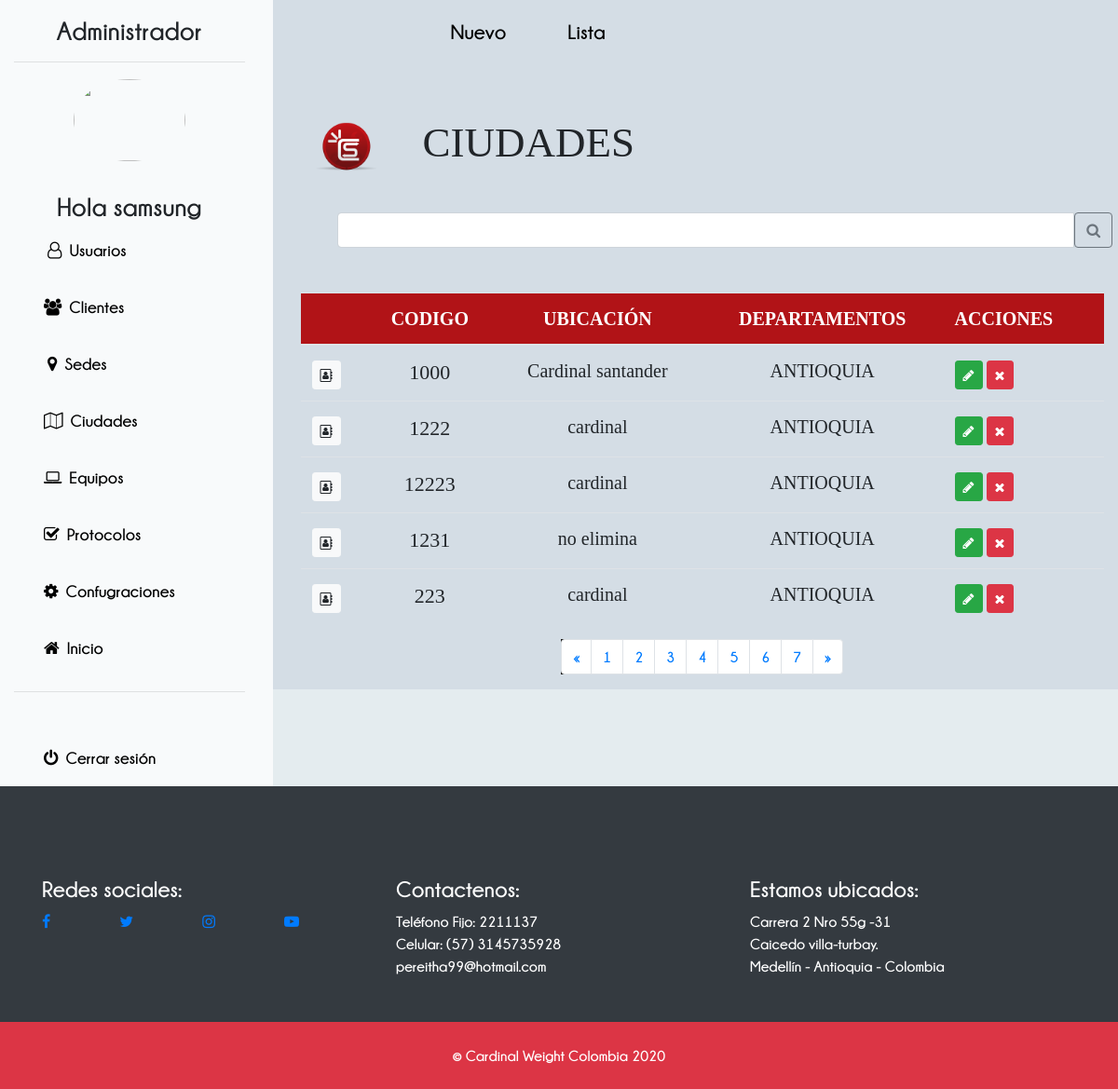
Screenshot of /vista/list_ciudades.php (signed in) with the database file from the repository.
### tables this page shows
CREATE TABLE `ciudades` (
  `Codigo_ciudad` varchar(11) NOT NULL,
  `Ubicación` varchar(50) NOT NULL,
  `departamentos` enum('ANTIOQUIA','ATLANTICO','BOGOTA D.C','BOLIVAR','BOYACA','CALDAS','CAQUETA','CAUCA','CESAR','CORDOBA','CUNDINAMARCA','CHOCO','HUILA','LA GUAJIRA','MAGDALENA','META','NARIÑO','NORTE DE SANTANDER','QUINDIO','RISARALDA','SANTANDER','SUCRE','TOLIMA','VALLE DEL CAUCA','ARAUCA','CASANARE','PUTUMAYO','ARCHIPIÉLAGO DE SAN ANDRÉS, PROVIDENCIA Y SANTA CATALINA','AMAZONAS','GUAINÍA','GUAVIARE','VAUPÉS','VICHADA') NOT NULL
);

### datos/Conexion.php (called while the page is built)
<?php
class Conexion {
        public static function Conectar() {
            try {
                $cn = new PDO("mysql:host=localhost;dbname=connect_services","root", "");
               return $cn;
            } catch (PDOException $ex) {
                die($ex->getMessage());
            }
        }
    }

### datos/CiudadesDao.php (called while the page is built, shortened)
<?php
include '../datos/Conexion.php';
class   CiudadesDao extends Conexion
{
    protected static $cnx;
    private static function getConexion()
    {
        self::$cnx = Conexion::conectar();
    }
    public static function getCiudad($page, $dato = "")
    {
        if ($dato != "") {
            $query = "SELECT * FROM ciudades WHERE Codigo_ciudad LIKE '%$dato%' OR Ubicación LIKE '%$dato%' OR departamentos LIKE '%$dato%'";
        } else if ($page != null) {
            $query = "SELECT * FROM ciudades limit 5 offset " . strval(($page * 5 - 5));
        } else {
            $query = "SELECT * FROM ciudades WHERE Codigo_ciudad";
        }
        $resultado = self::$cnx->prepare($query);
        $resultado->execute();
        $filas = $resultado->fetchAll();
        return $filas;
    }
}

### controlador/CiudadesControlador.php (called while the page is built, shortened)
<?php
include '../datos/CiudadesDao.php';
class CiudadesControlador
{
    public static function getCiudades($page,$dato="")
    {
        return CiudadesDao::getCiudad($page, $dato);
    }
}

### vista/list_ciudades.php (the view, shortened to what this page needs)
<!DOCTYPE html>
<html lang="en">
<head>
    <link rel="stylesheet" href="../bootstrap/css/bootstrap.min.css">
    <link rel="stylesheet" href="../css/nuevo_usuario.css">
    <link href="https://stackpath.bootstrapcdn.com/font-awesome/4.7.0/css/font-awesome.min.css" rel="stylesheet">
    <link rel="stylesheet" href="plugins/sweetalert2/sweetalert2.min.css">
</head>
<body>
<?php
include "../controlador/CiudadesControlador.php";
$page = isset($_GET["page"]) ? intval($_GET['page']) : 1;
$filas = CiudadesControlador::getCiudades($page);
?>
<div class="container-fluid  p-0">
    <div class="row">
        <div class="col-md-3" style="min-height: 100%; background-color: #f8fafb">
            <div class="container">
                <h3 class="text-center mt-3"> <?php echo ucfirst($_SESSION["usuario"]["Tipo_de_usuario"]) ?></h3>
                <hr>
                <div class="mt-5">
                    <img id="img1" src="<?=$_SESSION["usuario"]["Foto"] ?>" class="rounded-circle mx-auto d-block responsive img-circle  clip-circle ml-5  float-center" style="width: 120px; height: 88px; margin-top:-30px; display:inline-block;"><br />
                </div>
                <div class="mt-2 text-center">
                    <h3><strong>Hola</strong> <?php echo $_SESSION["usuario"]["Nombres"]; ?></h3>
                </div>
                <div id="Navbar2" class="d-grid gap-2 col-12 mx-auto float-none">
                    <a href="../vista/list_usuarios.php" class="btn  btn-lg ml-1" style="font-size: 18px;"><i class="fa fa-user-o fa-md mr-2"></i>Usuarios</a>
                </div>
                <div id="Navbar2" class="d-grid gap-2 col-12 mx-auto mt-2 float-none">
                    <a href="../vista/list_clientes.php" class="btn btn-lg" style="font-size: 18px;"> <i class="fa fa-users fa-md mr-2"></i>Clientes</a>
                </div>
                <div id="Navbar2" class="d-grid gap-2 col-12 mx-auto mt-2 float-none">
                    <a href="../vista/list_sedes.php" class="btn  btn-lg ml-1" style="font-size: 18px;"><i class="fa fa-map-marker  fa-md mr-2"></i>Sedes</a>
                </div>
                <div id="Navbar2" class="d-grid gap-2 col-12 mx-auto mt-2 float-none">
                    <a  href="../vista/list_ciudades.php" class="btn  btn-lg" style="font-size: 18px;"><i class="fa fa-map-o  fa-md mr-2"></i>Ciudades</a>
                </div>
                <div id="Navbar2" class="d-grid gap-2 col-12 mx-auto mt-2 float-none">
                    <a href="../vista/list_equipos.php" class="btn  btn-lg" style="font-size: 18px;"> <i class="fa fa-laptop  fa-md mr-2"></i>Equipos</a>
                </div>
                <div id="Navbar2" class="d-grid gap-2 col-12 mx-auto mt-2 float-none">
                    <a href="../vista/list_protocolos.php" class="btn  btn-lg" style="font-size: 18px;"><i class="fa fa-check-square-o  fa-md mr-2"></i>Protocolos</a>
                </div>
                <div id="Navbar2" class="d-grid gap-2 col-12 mx-auto mt-2 float-none">
                    <a href="../vista/list_configuraciones.php" class="btn  btn-lg" style="font-size: 18px;"><i class="fa fa-cog  fa-md mr-2"></i>Confugraciones</a>
                </div>
                <div id="Navbar2" class="d-grid gap-2 col-12 mx-auto mt-2 float-none">
                    <a href="../vista/index.php" class="btn  btn-lg" style="font-size: 18px;"><i class="fa fa-home fa-md mr-2" aria-hidden="true"></i>Inicio</a>
                </div>
                <hr class="mt-3">
                <div id="Navbar2" class="d-grid gap-2 col-12 mx-auto mt-5 float-none">
                    <a href="cerrar_sesion.php" class="btn  btn-lg" style="font-size: 18px;"><i class="fa fa-power-off  fa-md mr-2"></i>Cerrar sesión</a>
                </div>
            </div>
        </div>
        <div class="col-md-9 col-lg-9" style="background-color: #d4dde5; height: 100%;">
            <div id="Navbar1" class="navbar ml-5">
                <div class="ml-5">
                    <a class="navbar-brand nav-link mt-1 ml-5 float-left" href="../vista/nuevo_ciudad.php">Nuevo</a>
                    <a class="navbar-brand nav-link mt-1 ml-4" href="../vista/list_ciudades.php">Lista</a>
                </div>
            </div>
            <div class="col-md-12 col-lg-12  container-fluid">
                <div>
                    <div class="col-lg-12">
                        <img src="../imagenes/logo.png" class="rounded mx-auto d-block responsive float-left" style="width: 68px; margin-top: 10px;" alt="Responsive image" />
                    </div>
                    <div class="mt-5 ml-4 col-lg-12 col-sm-12">
                        <h1 style="font-family: Bahnschrift; font-size: 45px;" class="float-left ml-5 mt-2 text-center mb-5">CIUDADES</h1>
                        <div class="input-group">
                            <input type="text" name="caja_busqueda" id="caja_busqueda" class="form-control" autofocus>
                            <button class="btn btn-outline-secondary" type="button" id="button-addon1">
                                <i class="fa fa-search" style="position: relative; right: 0; padding: 0;" class="mt-5" aria-hidden="true"></i>
                            </button>
                        </div>
                    </div>
                </div>
            </div>
            <div id="datos" class="col-xl-12 col-md-12 col-lg-12 mt-5 container-fluid table-responsive">
                <table class="table table-hover">
                    <thead style="background-color: #b11317; color: white">
                    <tr>
                        <th scope="col"></th>
                        <th scope="col" id="colu" style="font-family: 'Arial Narrow'; text-align: center">CODIGO</th>
                        <th scope="col" id="colu" style="font-family: 'Arial Narrow'; text-align: center">UBICACIÓN</th>
                        <th scope="col" id="colu" style="font-family: 'Arial Narrow'; text-align: center">DEPARTAMENTOS</th>
                        <th colspan="2" scope="col" style="font-family: 'Arial Narrow'; text-align: left"  id="colu">ACCIONES</th>
                    </tr>
                    </thead>
                    <tbody class="table-striped">
                    <?php foreach ($filas as $ciudad) {  ?>
                        <tr>
                            <td> <a href="ver_datos_ciudad.php?Codigo_ciudad=<?= $ciudad["Codigo_ciudad"] ?>" class="btn btn-light btn-sm mt-1"><i class="fa fa-address-book-o" aria-hidden="true"></i></a></td>
                            <td style="font-family: Algerian; font-size: 22px; text-align: center"><?php echo $ciudad["Codigo_ciudad"] ?></td>
                            <td style="font-family: Bahnschrift; font-size: 20px; text-align: center"><?php echo $ciudad["Ubicación"] ?></td>
                            <td style="font-family: Bahnschrift; font-size: 20px; text-align: center"><?php echo $ciudad["departamentos"] ?></td>
                            <td>
                                <a href="crear_ciudad_form.php?Codigo_ciudad=<?= $ciudad["Codigo_ciudad"] ?>" class="btn btn-success btn-sm mt-1"><i class="fa fa-pencil fa-1x" aria-hidden="true"></i></a>
                                <a href="javascript:eliminar(confirm('Deseas eliminar este campo?'),
                                     'eliminar_ciudad_logic.php?Codigo_ciudad=<?php echo $ciudad["Codigo_ciudad"]  ?>');" class="btn btn-danger  btn-sm mt-1  mr-5"><i class="fa fa-times fa-1x" aria-hidden="true"></i></a>
                            </td>
                        </tr>
                    <?php  } ?>
                    </tbody>
                </table>
                <nav aria-label="navbar navbar-expand-lg navbar-dark bg-danger fixed-top">
                    <ul class="pagination justify-content-center">
                        <li class="page-item" style="background-color: #1b1a19">
                            <a class="page-link page-link-previous" href="?page aria-label" aria-label="Previous">
                                <span aria-hidden="true">&laquo;</span>
                            </a>
                        </li>
                        <li class="page-item"><a class="page-link" href="?page=1">1</a></li>
                        <li class="page-item"><a class="page-link" href="?page=2">2</a></li>
                        <li class="page-item"><a class="page-link" href="?page=3">3</a></li>
                        <li class="page-item"><a class="page-link" href="?page=4">4</a></li>
                        <li class="page-item"><a class="page-link" href="?page=5">5</a></li>
                        <li class="page-item"><a class="page-link" href="?page=6">6</a></li>
                        <li class="page-item"><a class="page-link" href="?page=7">7</a></li>
                        <li class="page-item" background-color="red">
                            <a class="page-link page-link-next" href="?page aria-label=" Next">
                            <span aria-hidden="true">&raquo;</span>
                            </a>
                        </li>
                    </ul>
                </nav>
            </div>
        </div>
    </div>
</div>
<section id="pie">
    <footer class="bg-dark py-5" id="pie_pagin">
        <div class="container">
            <div class="row">
                <div class="col-md-12">
                    <div class="row">
                        <div class="accordion d-lg-flex w-100" data-parent="accordion">
                            <div class="col-lg-4 mt-5 col-md-12">
                                <div class="text-white h4 d-none d-lg-block d-kl-block">
                                    Redes sociales:
                                </div>
                                <div class="collapse text-white d-lg-flex" id="One" data-parent="#accordion">
                                    <ul class="list-unstyled  d-flex w-100 justify-content-between">
                                        <li><a href="https://www.facebook.com/" target="blank" class="nav-limk p-0"><i class="fa fa-facebook"></i></a></li>
                                        <li><a href="https://twitter.com/?lang=es" target="blank" class="nav-limk p-0"><i class="fa fa-twitter"></i></a>
                                        </li>
                                        <li><a href="https://www.instagram.com/?hl=es-la" target="blank" class="nav-limk p-0"><i class="fa fa-instagram"></i></a>
                                        </li>
                                        <li><a href="https://www.youtube.com/?gl=CO&hl=es-419" target="blank" class="nav-limk p-0"><i class="fa fa-youtube-play"></i></a>
                                        </li>
                                    </ul>
                                </div>
                            </div>
                            <div class="col-lg-4 mt-5 col-md-12">
                                <div class="text-white h4  d-none d-lg-block d-kl-block">
                                    Contactenos:
                                </div>
                                <div class="collapse text-white d-lg-flex" id="Two" data-parent="#accordion">
                                    <div>
                                        <div>Teléfono Fijo: 2211137</div>
                                        <div>Celular: (57) 3145735928</div>
                                        <div>pereitha99@hotmail.com</div>
                                    </div>
                                </div>
                            </div>
                            <div class="col-lg-4 mt-5 col-md-12">
                                <div class="text-white h4 d-none d-lg-block d-kl-block">
                                    Estamos ubicados:
                                </div>
                                <div class="collapse text-white d-lg-flex" id="Three" data-parent="#accordion">
                                    <div>
                                        <div>Carrera 2 Nro 55g -31</div>
                                        <div>Caicedo villa-turbay.</div>
                                        <div>Medellín - Antioquia - Colombia</div>
                                    </div>
                                </div>
                            </div>
                        </div>
                    </div>
                </div>
            </div>
        </div>
    </footer>
    <div class="container-fluid">
        <div class="row bg-danger">
            <div class="col-md-12">
                <div class="d-flex justify-content-center align-items-center">
                    <span class="p-4 text-white">&copy; Cardinal Weight Colombia 2020</span>
                </div>
            </div>
        </div>
    </div>
</body>
</html>

### css/nuevo_usuario.css (style rules this page uses)
* { margin: 0px; padding: 0px; }
.navbar { background-color: #d4dde5; }
body { overflow-x: hidden; font-family: Champagne; background-color: #e4ecef; }
#img1 { border-radius: 150% !important; }
.fa-users { color: black; }
.navbar a { color: black !important; font-weight: 400 !important; font-family: Champagne !important; font-size: 22px; }
.fa-search { position: absolute; padding: 11px; right: 60px; }
#Navbar1 a { margin-right: 10PX; color: black !important; border-bottom: 7px solid transparent; }
#Navbar2 a { margin-right: 22PX; color: black !important; border-bottom: 9px solid transparent; }
#colu { font-size: 20px; font-weight: 700; font-family: Champagne; }

### rows the page displays
ciudades: Codigo_ciudad "1000", Ubicación "Cardinal santander", departamentos "ANTIOQUIA"
ciudades: Codigo_ciudad "1222", Ubicación "cardinal", departamentos "ANTIOQUIA"
ciudades: Codigo_ciudad "12223", Ubicación "cardinal", departamentos "ANTIOQUIA"
ciudades: Codigo_ciudad "1231", Ubicación "no elimina", departamentos "ANTIOQUIA"
ciudades: Codigo_ciudad "223", Ubicación "cardinal", departamentos "ANTIOQUIA"

### other values shown
$_SESSION["usuario"]["Tipo_de_usuario"] "Administrador"
$_SESSION["usuario"]["Nombres"] "samsung"
